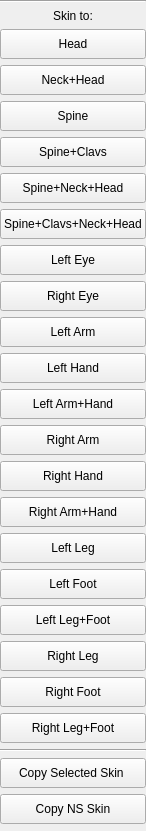
             <widget class="QWidget" name="scrollAreaWidgetContents_6">
              <property name="geometry">
               <rect>
                <x>0</x>
                <y>0</y>
                <width>134</width>
                <height>831</height>
               </rect>
              </property>
              <layout class="QGridLayout" name="gridLayout_16">
               <property name="leftMargin">
                <number>0</number>
               </property>
               <property name="topMargin">
                <number>0</number>
               </property>
               <property name="rightMargin">
                <number>0</number>
               </property>
               <property name="bottomMargin">
                <number>0</number>
               </property>
               <item row="0" column="0">
                <layout class="QVBoxLayout" name="verticalLayout_12">
                 <item>
                  <widget class="Line" name="line_16">
                   <property name="orientation">
                    <enum>Qt::Horizontal</enum>
                   </property>
                  </widget>
                 </item>
                 <item>
                  <widget class="QLabel" name="label">
                   <property name="text">
                    <string>Skin to:</string>
                   </property>
                   <property name="alignment">
                    <set>Qt::AlignCenter</set>
                   </property>
                  </widget>
                 </item>
                 <item>
                  <widget class="QPushButton" name="head">
                   <property name="minimumSize">
                    <size>
                     <width>0</width>
                     <height>30</height>
                    </size>
                   </property>
                   <property name="text">
                    <string>Head</string>
                   </property>
                  </widget>
                 </item>
                 <item>
                  <widget class="QPushButton" name="neck_head">
                   <property name="minimumSize">
                    <size>
                     <width>0</width>
                     <height>30</height>
                    </size>
                   </property>
                   <property name="text">
                    <string>Neck+Head</string>
                   </property>
                  </widget>
                 </item>
                 <item>
                  <widget class="QPushButton" name="spine">
                   <property name="minimumSize">
                    <size>
                     <width>0</width>
                     <height>30</height>
                    </size>
                   </property>
                   <property name="text">
                    <string>Spine</string>
                   </property>
                  </widget>
                 </item>
                 <item>
                  <widget class="QPushButton" name="spine_clavs">
                   <property name="minimumSize">
                    <size>
                     <width>0</width>
                     <height>30</height>
                    </size>
                   </property>
                   <property name="text">
                    <string>Spine+Clavs</string>
                   </property>
                  </widget>
                 </item>
                 <item>
                  <widget class="QPushButton" name="neck_spine_head">
                   <property name="minimumSize">
                    <size>
                     <width>0</width>
                     <height>30</height>
                    </size>
                   </property>
                   <property name="text">
                    <string>Spine+Neck+Head</string>
                   </property>
                  </widget>
                 </item>
                 <item>
                  <widget class="QPushButton" name="neck_spine_head_clavs">
                   <property name="minimumSize">
                    <size>
                     <width>0</width>
                     <height>30</height>
                    </size>
                   </property>
                   <property name="text">
                    <string>Spine+Clavs+Neck+Head</string>
                   </property>
                  </widget>
                 </item>
                 <item>
                  <widget class="QPushButton" name="left_eye">
                   <property name="minimumSize">
                    <size>
                     <width>0</width>
                     <height>30</height>
                    </size>
                   </property>
                   <property name="text">
                    <string>Left Eye</string>
                   </property>
                  </widget>
                 </item>
                 <item>
                  <widget class="QPushButton" name="right_eye">
                   <property name="minimumSize">
                    <size>
                     <width>0</width>
                     <height>30</height>
                    </size>
                   </property>
                   <property name="text">
                    <string>Right Eye</string>
                   </property>
                  </widget>
                 </item>
                 <item>
                  <widget class="QPushButton" name="left_arm">
                   <property name="minimumSize">
                    <size>
                     <width>0</width>
                     <height>30</height>
                    </size>
                   </property>
                   <property name="text">
                    <string>Left Arm</string>
                   </property>
                  </widget>
                 </item>
                 <item>
                  <widget class="QPushButton" name="left_hand">
                   <property name="minimumSize">
                    <size>
                     <width>0</width>
                     <height>30</height>
                    </size>
                   </property>
                   <property name="text">
                    <string>Left Hand</string>
                   </property>
                  </widget>
                 </item>
                 <item>
                  <widget class="QPushButton" name="left_arm_hand">
                   <property name="minimumSize">
                    <size>
                     <width>0</width>
                     <height>30</height>
                    </size>
                   </property>
                   <property name="text">
                    <string>Left Arm+Hand</string>
                   </property>
                  </widget>
                 </item>
                 <item>
                  <widget class="QPushButton" name="rigth_arm">
                   <property name="minimumSize">
                    <size>
                     <width>0</width>
                     <height>30</height>
                    </size>
                   </property>
                   <property name="text">
                    <string>Right Arm</string>
                   </property>
                  </widget>
                 </item>
                 <item>
                  <widget class="QPushButton" name="right_hand">
                   <property name="minimumSize">
                    <size>
                     <width>0</width>
                     <height>30</height>
                    </size>
                   </property>
                   <property name="text">
                    <string>Right Hand</string>
                   </property>
                  </widget>
                 </item>
                 <item>
                  <widget class="QPushButton" name="right_arm_hand">
                   <property name="minimumSize">
                    <size>
                     <width>0</width>
                     <height>30</height>
                    </size>
                   </property>
                   <property name="text">
                    <string>Right Arm+Hand</string>
                   </property>
                  </widget>
                 </item>
                 <item>
                  <widget class="QPushButton" name="left_leg">
                   <property name="minimumSize">
                    <size>
                     <width>0</width>
                     <height>30</height>
                    </size>
                   </property>
                   <property name="text">
                    <string>Left Leg</string>
                   </property>
                  </widget>
                 </item>
                 <item>
                  <widget class="QPushButton" name="left_foot">
                   <property name="minimumSize">
                    <size>
                     <width>0</width>
                     <height>30</height>
                    </size>
                   </property>
                   <property name="text">
                    <string>Left Foot</string>
                   </property>
                  </widget>
                 </item>
                 <item>
                  <widget class="QPushButton" name="left_leg_foot">
                   <property name="minimumSize">
                    <size>
                     <width>0</width>
                     <height>30</height>
                    </size>
                   </property>
                   <property name="text">
                    <string>Left Leg+Foot</string>
                   </property>
                  </widget>
                 </item>
                 <item>
                  <widget class="QPushButton" name="right_leg">
                   <property name="minimumSize">
                    <size>
                     <width>0</width>
                     <height>30</height>
                    </size>
                   </property>
                   <property name="text">
                    <string>Right Leg</string>
                   </property>
                  </widget>
                 </item>
                 <item>
                  <widget class="QPushButton" name="right_foot">
                   <property name="minimumSize">
                    <size>
                     <width>0</width>
                     <height>30</height>
                    </size>
                   </property>
                   <property name="text">
                    <string>Right Foot</string>
                   </property>
                  </widget>
                 </item>
                 <item>
                  <widget class="QPushButton" name="right_leg_foot">
                   <property name="minimumSize">
                    <size>
                     <width>0</width>
                     <height>30</height>
                    </size>
                   </property>
                   <property name="text">
                    <string>Right Leg+Foot</string>
                   </property>
                  </widget>
                 </item>
                 <item>
                  <widget class="Line" name="line_17">
                   <property name="orientation">
                    <enum>Qt::Horizontal</enum>
                   </property>
                  </widget>
                 </item>
                 <item>
                  <widget class="QPushButton" name="copy_selected_skin">
                   <property name="minimumSize">
                    <size>
                     <width>0</width>
                     <height>30</height>
                    </size>
                   </property>
                   <property name="text">
                    <string>Copy Selected Skin </string>
                   </property>
                  </widget>
                 </item>
                 <item>
                  <widget class="QPushButton" name="copy_ns_skin">
                   <property name="minimumSize">
                    <size>
                     <width>0</width>
                     <height>30</height>
                    </size>
                   </property>
                   <property name="text">
                    <string>Copy NS Skin</string>
                   </property>
                  </widget>
                 </item>
                 <item>
                  <spacer name="verticalSpacer_10">
                   <property name="orientation">
                    <enum>Qt::Vertical</enum>
                   </property>
                   <property name="sizeHint" stdset="0">
                    <size>
                     <width>20</width>
                     <height>40</height>
                    </size>
                   </property>
                  </spacer>
                 </item>
                </layout>
               </item>
              </layout>
             </widget>
